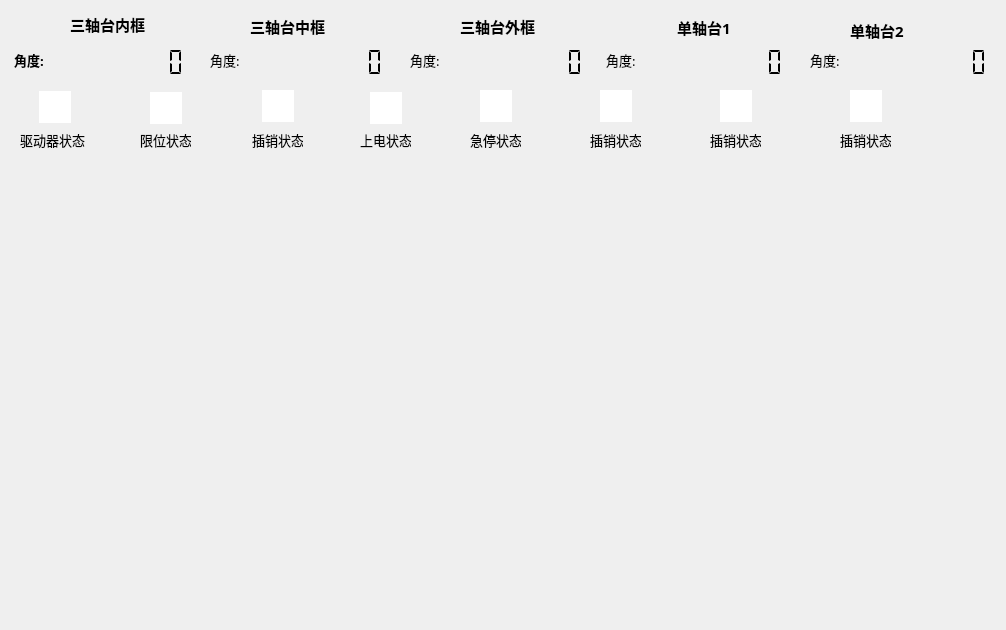
<?xml version="1.0" encoding="UTF-8"?>
<ui version="4.0">
 <class>Dialog</class>
 <widget class="QDialog" name="Dialog">
  <property name="geometry">
   <rect>
    <x>0</x>
    <y>0</y>
    <width>1006</width>
    <height>630</height>
   </rect>
  </property>
  <property name="windowTitle">
   <string>Dialog</string>
  </property>
  <property name="modal">
   <bool>false</bool>
  </property>
  <widget class="QLabel" name="label">
   <property name="geometry">
    <rect>
     <x>70</x>
     <y>14</y>
     <width>81</width>
     <height>20</height>
    </rect>
   </property>
   <property name="font">
    <font>
     <family>微软雅黑</family>
     <pointsize>11</pointsize>
     <weight>75</weight>
     <bold>true</bold>
    </font>
   </property>
   <property name="frameShape">
    <enum>QFrame::NoFrame</enum>
   </property>
   <property name="frameShadow">
    <enum>QFrame::Plain</enum>
   </property>
   <property name="text">
    <string>三轴台内框</string>
   </property>
  </widget>
  <widget class="QLCDNumber" name="LCD_STATUS_POSITION_A">
   <property name="geometry">
    <rect>
     <x>41</x>
     <y>47</y>
     <width>161</width>
     <height>31</height>
    </rect>
   </property>
   <property name="frameShape">
    <enum>QFrame::NoFrame</enum>
   </property>
   <property name="smallDecimalPoint">
    <bool>true</bool>
   </property>
   <property name="digitCount">
    <number>8</number>
   </property>
   <property name="segmentStyle">
    <enum>QLCDNumber::Flat</enum>
   </property>
   <property name="value" stdset="0">
    <double>0.000000000000000</double>
   </property>
  </widget>
  <widget class="QLCDNumber" name="LCD_STATUS_POSITION_E">
   <property name="geometry">
    <rect>
     <x>839</x>
     <y>47</y>
     <width>171</width>
     <height>31</height>
    </rect>
   </property>
   <property name="frameShape">
    <enum>QFrame::NoFrame</enum>
   </property>
   <property name="smallDecimalPoint">
    <bool>true</bool>
   </property>
   <property name="digitCount">
    <number>8</number>
   </property>
   <property name="segmentStyle">
    <enum>QLCDNumber::Flat</enum>
   </property>
   <property name="value" stdset="0">
    <double>0.000000000000000</double>
   </property>
  </widget>
  <widget class="QLCDNumber" name="LCD_STATUS_POSITION_B">
   <property name="geometry">
    <rect>
     <x>240</x>
     <y>47</y>
     <width>161</width>
     <height>31</height>
    </rect>
   </property>
   <property name="frameShape">
    <enum>QFrame::NoFrame</enum>
   </property>
   <property name="smallDecimalPoint">
    <bool>true</bool>
   </property>
   <property name="digitCount">
    <number>8</number>
   </property>
   <property name="segmentStyle">
    <enum>QLCDNumber::Flat</enum>
   </property>
   <property name="value" stdset="0">
    <double>0.000000000000000</double>
   </property>
  </widget>
  <widget class="QLCDNumber" name="LCD_STATUS_POSITION_C">
   <property name="geometry">
    <rect>
     <x>440</x>
     <y>47</y>
     <width>161</width>
     <height>31</height>
    </rect>
   </property>
   <property name="frameShape">
    <enum>QFrame::NoFrame</enum>
   </property>
   <property name="smallDecimalPoint">
    <bool>true</bool>
   </property>
   <property name="digitCount">
    <number>8</number>
   </property>
   <property name="segmentStyle">
    <enum>QLCDNumber::Flat</enum>
   </property>
   <property name="value" stdset="0">
    <double>0.000000000000000</double>
   </property>
  </widget>
  <widget class="QLCDNumber" name="LCD_STATUS_POSITION_D">
   <property name="geometry">
    <rect>
     <x>635</x>
     <y>47</y>
     <width>171</width>
     <height>31</height>
    </rect>
   </property>
   <property name="frameShape">
    <enum>QFrame::NoFrame</enum>
   </property>
   <property name="smallDecimalPoint">
    <bool>true</bool>
   </property>
   <property name="digitCount">
    <number>8</number>
   </property>
   <property name="segmentStyle">
    <enum>QLCDNumber::Flat</enum>
   </property>
   <property name="value" stdset="0">
    <double>0.000000000000000</double>
   </property>
  </widget>
  <widget class="QLabel" name="LABEL_STATUS_TITLE_A">
   <property name="geometry">
    <rect>
     <x>14</x>
     <y>50</y>
     <width>31</width>
     <height>20</height>
    </rect>
   </property>
   <property name="font">
    <font>
     <family>微软雅黑</family>
     <pointsize>10</pointsize>
     <weight>75</weight>
     <bold>true</bold>
    </font>
   </property>
   <property name="frameShape">
    <enum>QFrame::NoFrame</enum>
   </property>
   <property name="frameShadow">
    <enum>QFrame::Plain</enum>
   </property>
   <property name="text">
    <string>角度:</string>
   </property>
  </widget>
  <widget class="QLabel" name="LABEL_STATUS_POSITION_B">
   <property name="enabled">
    <bool>true</bool>
   </property>
   <property name="geometry">
    <rect>
     <x>210</x>
     <y>50</y>
     <width>31</width>
     <height>20</height>
    </rect>
   </property>
   <property name="font">
    <font>
     <family>微软雅黑</family>
     <pointsize>10</pointsize>
     <weight>50</weight>
     <bold>false</bold>
    </font>
   </property>
   <property name="frameShape">
    <enum>QFrame::NoFrame</enum>
   </property>
   <property name="frameShadow">
    <enum>QFrame::Plain</enum>
   </property>
   <property name="text">
    <string>角度:</string>
   </property>
  </widget>
  <widget class="QLabel" name="LABEL_STATUS_POSITION_C">
   <property name="geometry">
    <rect>
     <x>410</x>
     <y>50</y>
     <width>31</width>
     <height>20</height>
    </rect>
   </property>
   <property name="font">
    <font>
     <family>微软雅黑</family>
     <pointsize>10</pointsize>
     <weight>50</weight>
     <bold>false</bold>
    </font>
   </property>
   <property name="frameShape">
    <enum>QFrame::NoFrame</enum>
   </property>
   <property name="frameShadow">
    <enum>QFrame::Plain</enum>
   </property>
   <property name="text">
    <string>角度:</string>
   </property>
  </widget>
  <widget class="QLabel" name="LABEL_STATUS_POSITION_D">
   <property name="geometry">
    <rect>
     <x>606</x>
     <y>50</y>
     <width>31</width>
     <height>20</height>
    </rect>
   </property>
   <property name="font">
    <font>
     <family>微软雅黑</family>
     <pointsize>10</pointsize>
     <weight>50</weight>
     <bold>false</bold>
    </font>
   </property>
   <property name="frameShape">
    <enum>QFrame::NoFrame</enum>
   </property>
   <property name="frameShadow">
    <enum>QFrame::Plain</enum>
   </property>
   <property name="text">
    <string>角度:</string>
   </property>
  </widget>
  <widget class="QLabel" name="LABEL_STATUS_POSITION_E">
   <property name="geometry">
    <rect>
     <x>810</x>
     <y>50</y>
     <width>31</width>
     <height>20</height>
    </rect>
   </property>
   <property name="font">
    <font>
     <family>微软雅黑</family>
     <pointsize>10</pointsize>
     <weight>50</weight>
     <bold>false</bold>
    </font>
   </property>
   <property name="frameShape">
    <enum>QFrame::NoFrame</enum>
   </property>
   <property name="frameShadow">
    <enum>QFrame::Plain</enum>
   </property>
   <property name="text">
    <string>角度:</string>
   </property>
  </widget>
  <widget class="QLabel" name="LABEL_STATUS_TITLE_B">
   <property name="geometry">
    <rect>
     <x>250</x>
     <y>16</y>
     <width>81</width>
     <height>20</height>
    </rect>
   </property>
   <property name="font">
    <font>
     <family>微软雅黑</family>
     <pointsize>11</pointsize>
     <weight>75</weight>
     <bold>true</bold>
    </font>
   </property>
   <property name="frameShape">
    <enum>QFrame::NoFrame</enum>
   </property>
   <property name="frameShadow">
    <enum>QFrame::Plain</enum>
   </property>
   <property name="text">
    <string>三轴台中框</string>
   </property>
  </widget>
  <widget class="QLabel" name="LABEL_STATUS_TITLE_C">
   <property name="geometry">
    <rect>
     <x>460</x>
     <y>16</y>
     <width>81</width>
     <height>20</height>
    </rect>
   </property>
   <property name="font">
    <font>
     <family>微软雅黑</family>
     <pointsize>11</pointsize>
     <weight>75</weight>
     <bold>true</bold>
    </font>
   </property>
   <property name="frameShape">
    <enum>QFrame::NoFrame</enum>
   </property>
   <property name="frameShadow">
    <enum>QFrame::Plain</enum>
   </property>
   <property name="text">
    <string>三轴台外框</string>
   </property>
  </widget>
  <widget class="QLabel" name="LABEL_STATUS_TITLE_D">
   <property name="geometry">
    <rect>
     <x>677</x>
     <y>17</y>
     <width>61</width>
     <height>20</height>
    </rect>
   </property>
   <property name="font">
    <font>
     <family>微软雅黑</family>
     <pointsize>11</pointsize>
     <weight>75</weight>
     <bold>true</bold>
    </font>
   </property>
   <property name="frameShape">
    <enum>QFrame::NoFrame</enum>
   </property>
   <property name="frameShadow">
    <enum>QFrame::Plain</enum>
   </property>
   <property name="text">
    <string>单轴台1</string>
   </property>
  </widget>
  <widget class="QLabel" name="LABEL_STATUS_TITLE_E">
   <property name="geometry">
    <rect>
     <x>850</x>
     <y>20</y>
     <width>61</width>
     <height>20</height>
    </rect>
   </property>
   <property name="font">
    <font>
     <family>微软雅黑</family>
     <pointsize>11</pointsize>
     <weight>75</weight>
     <bold>true</bold>
    </font>
   </property>
   <property name="frameShape">
    <enum>QFrame::NoFrame</enum>
   </property>
   <property name="frameShadow">
    <enum>QFrame::Plain</enum>
   </property>
   <property name="text">
    <string>单轴台2</string>
   </property>
  </widget>
  <widget class="QGraphicsView" name="IMAGE_STATUS_DRIVER_FAULT">
   <property name="geometry">
    <rect>
     <x>39</x>
     <y>91</y>
     <width>32</width>
     <height>32</height>
    </rect>
   </property>
   <property name="frameShape">
    <enum>QFrame::NoFrame</enum>
   </property>
   <property name="frameShadow">
    <enum>QFrame::Sunken</enum>
   </property>
   <property name="backgroundBrush">
    <brush brushstyle="SolidPattern">
     <color alpha="255">
      <red>240</red>
      <green>240</green>
      <blue>240</blue>
     </color>
    </brush>
   </property>
   <property name="foregroundBrush">
    <brush brushstyle="NoBrush">
     <color alpha="255">
      <red>240</red>
      <green>240</green>
      <blue>240</blue>
     </color>
    </brush>
   </property>
  </widget>
  <widget class="QLabel" name="LABEL_STATUS_TITLE_DRIVER">
   <property name="geometry">
    <rect>
     <x>20</x>
     <y>130</y>
     <width>71</width>
     <height>20</height>
    </rect>
   </property>
   <property name="font">
    <font>
     <family>微软雅黑</family>
     <pointsize>10</pointsize>
     <weight>50</weight>
     <bold>false</bold>
    </font>
   </property>
   <property name="frameShape">
    <enum>QFrame::NoFrame</enum>
   </property>
   <property name="frameShadow">
    <enum>QFrame::Plain</enum>
   </property>
   <property name="text">
    <string>驱动器状态</string>
   </property>
  </widget>
  <widget class="QGraphicsView" name="IMAGE_STATUS_REACH_LIMIT">
   <property name="geometry">
    <rect>
     <x>150</x>
     <y>92</y>
     <width>32</width>
     <height>32</height>
    </rect>
   </property>
   <property name="frameShape">
    <enum>QFrame::NoFrame</enum>
   </property>
   <property name="frameShadow">
    <enum>QFrame::Sunken</enum>
   </property>
   <property name="backgroundBrush">
    <brush brushstyle="SolidPattern">
     <color alpha="255">
      <red>240</red>
      <green>240</green>
      <blue>240</blue>
     </color>
    </brush>
   </property>
   <property name="foregroundBrush">
    <brush brushstyle="NoBrush">
     <color alpha="255">
      <red>240</red>
      <green>240</green>
      <blue>240</blue>
     </color>
    </brush>
   </property>
  </widget>
  <widget class="QLabel" name="LABEL_STATUS_TITLE_LIMIT">
   <property name="geometry">
    <rect>
     <x>140</x>
     <y>130</y>
     <width>51</width>
     <height>20</height>
    </rect>
   </property>
   <property name="font">
    <font>
     <family>微软雅黑</family>
     <pointsize>10</pointsize>
     <weight>50</weight>
     <bold>false</bold>
    </font>
   </property>
   <property name="frameShape">
    <enum>QFrame::NoFrame</enum>
   </property>
   <property name="frameShadow">
    <enum>QFrame::Plain</enum>
   </property>
   <property name="text">
    <string>限位状态</string>
   </property>
  </widget>
  <widget class="QGraphicsView" name="IMAGE_STATUS_BOLT_ON">
   <property name="geometry">
    <rect>
     <x>262</x>
     <y>90</y>
     <width>32</width>
     <height>32</height>
    </rect>
   </property>
   <property name="frameShape">
    <enum>QFrame::NoFrame</enum>
   </property>
   <property name="frameShadow">
    <enum>QFrame::Sunken</enum>
   </property>
   <property name="backgroundBrush">
    <brush brushstyle="SolidPattern">
     <color alpha="255">
      <red>240</red>
      <green>240</green>
      <blue>240</blue>
     </color>
    </brush>
   </property>
   <property name="foregroundBrush">
    <brush brushstyle="NoBrush">
     <color alpha="255">
      <red>240</red>
      <green>240</green>
      <blue>240</blue>
     </color>
    </brush>
   </property>
  </widget>
  <widget class="QLabel" name="LABEL_STATUS_TITLE_BOLT">
   <property name="geometry">
    <rect>
     <x>252</x>
     <y>130</y>
     <width>51</width>
     <height>20</height>
    </rect>
   </property>
   <property name="font">
    <font>
     <family>微软雅黑</family>
     <pointsize>10</pointsize>
     <weight>50</weight>
     <bold>false</bold>
    </font>
   </property>
   <property name="frameShape">
    <enum>QFrame::NoFrame</enum>
   </property>
   <property name="frameShadow">
    <enum>QFrame::Plain</enum>
   </property>
   <property name="text">
    <string>插销状态</string>
   </property>
  </widget>
  <widget class="QGraphicsView" name="IMAGE_STATUS_BOLT_ON_2">
   <property name="geometry">
    <rect>
     <x>370</x>
     <y>92</y>
     <width>32</width>
     <height>32</height>
    </rect>
   </property>
   <property name="frameShape">
    <enum>QFrame::NoFrame</enum>
   </property>
   <property name="frameShadow">
    <enum>QFrame::Sunken</enum>
   </property>
   <property name="backgroundBrush">
    <brush brushstyle="SolidPattern">
     <color alpha="255">
      <red>240</red>
      <green>240</green>
      <blue>240</blue>
     </color>
    </brush>
   </property>
   <property name="foregroundBrush">
    <brush brushstyle="NoBrush">
     <color alpha="255">
      <red>240</red>
      <green>240</green>
      <blue>240</blue>
     </color>
    </brush>
   </property>
  </widget>
  <widget class="QLabel" name="LABEL_STATUS_TITLE_BOLT_2">
   <property name="geometry">
    <rect>
     <x>360</x>
     <y>130</y>
     <width>51</width>
     <height>20</height>
    </rect>
   </property>
   <property name="font">
    <font>
     <family>微软雅黑</family>
     <pointsize>10</pointsize>
     <weight>50</weight>
     <bold>false</bold>
    </font>
   </property>
   <property name="frameShape">
    <enum>QFrame::NoFrame</enum>
   </property>
   <property name="frameShadow">
    <enum>QFrame::Plain</enum>
   </property>
   <property name="text">
    <string>上电状态</string>
   </property>
  </widget>
  <widget class="QLabel" name="LABEL_STATUS_TITLE_BOLT_3">
   <property name="geometry">
    <rect>
     <x>470</x>
     <y>130</y>
     <width>51</width>
     <height>20</height>
    </rect>
   </property>
   <property name="font">
    <font>
     <family>微软雅黑</family>
     <pointsize>10</pointsize>
     <weight>50</weight>
     <bold>false</bold>
    </font>
   </property>
   <property name="frameShape">
    <enum>QFrame::NoFrame</enum>
   </property>
   <property name="frameShadow">
    <enum>QFrame::Plain</enum>
   </property>
   <property name="text">
    <string>急停状态</string>
   </property>
  </widget>
  <widget class="QGraphicsView" name="IMAGE_STATUS_BOLT_ON_3">
   <property name="geometry">
    <rect>
     <x>480</x>
     <y>90</y>
     <width>32</width>
     <height>32</height>
    </rect>
   </property>
   <property name="frameShape">
    <enum>QFrame::NoFrame</enum>
   </property>
   <property name="frameShadow">
    <enum>QFrame::Sunken</enum>
   </property>
   <property name="backgroundBrush">
    <brush brushstyle="SolidPattern">
     <color alpha="255">
      <red>240</red>
      <green>240</green>
      <blue>240</blue>
     </color>
    </brush>
   </property>
   <property name="foregroundBrush">
    <brush brushstyle="NoBrush">
     <color alpha="255">
      <red>240</red>
      <green>240</green>
      <blue>240</blue>
     </color>
    </brush>
   </property>
  </widget>
  <widget class="QLabel" name="LABEL_STATUS_TITLE_BOLT_4">
   <property name="geometry">
    <rect>
     <x>590</x>
     <y>130</y>
     <width>51</width>
     <height>20</height>
    </rect>
   </property>
   <property name="font">
    <font>
     <family>微软雅黑</family>
     <pointsize>10</pointsize>
     <weight>50</weight>
     <bold>false</bold>
    </font>
   </property>
   <property name="frameShape">
    <enum>QFrame::NoFrame</enum>
   </property>
   <property name="frameShadow">
    <enum>QFrame::Plain</enum>
   </property>
   <property name="text">
    <string>插销状态</string>
   </property>
  </widget>
  <widget class="QGraphicsView" name="IMAGE_STATUS_BOLT_ON_4">
   <property name="geometry">
    <rect>
     <x>600</x>
     <y>90</y>
     <width>32</width>
     <height>32</height>
    </rect>
   </property>
   <property name="frameShape">
    <enum>QFrame::NoFrame</enum>
   </property>
   <property name="frameShadow">
    <enum>QFrame::Sunken</enum>
   </property>
   <property name="backgroundBrush">
    <brush brushstyle="SolidPattern">
     <color alpha="255">
      <red>240</red>
      <green>240</green>
      <blue>240</blue>
     </color>
    </brush>
   </property>
   <property name="foregroundBrush">
    <brush brushstyle="NoBrush">
     <color alpha="255">
      <red>240</red>
      <green>240</green>
      <blue>240</blue>
     </color>
    </brush>
   </property>
  </widget>
  <widget class="QLabel" name="LABEL_STATUS_TITLE_BOLT_5">
   <property name="geometry">
    <rect>
     <x>710</x>
     <y>130</y>
     <width>51</width>
     <height>20</height>
    </rect>
   </property>
   <property name="font">
    <font>
     <family>微软雅黑</family>
     <pointsize>10</pointsize>
     <weight>50</weight>
     <bold>false</bold>
    </font>
   </property>
   <property name="frameShape">
    <enum>QFrame::NoFrame</enum>
   </property>
   <property name="frameShadow">
    <enum>QFrame::Plain</enum>
   </property>
   <property name="text">
    <string>插销状态</string>
   </property>
  </widget>
  <widget class="QGraphicsView" name="IMAGE_STATUS_BOLT_ON_5">
   <property name="geometry">
    <rect>
     <x>720</x>
     <y>90</y>
     <width>32</width>
     <height>32</height>
    </rect>
   </property>
   <property name="frameShape">
    <enum>QFrame::NoFrame</enum>
   </property>
   <property name="frameShadow">
    <enum>QFrame::Sunken</enum>
   </property>
   <property name="backgroundBrush">
    <brush brushstyle="SolidPattern">
     <color alpha="255">
      <red>240</red>
      <green>240</green>
      <blue>240</blue>
     </color>
    </brush>
   </property>
   <property name="foregroundBrush">
    <brush brushstyle="NoBrush">
     <color alpha="255">
      <red>240</red>
      <green>240</green>
      <blue>240</blue>
     </color>
    </brush>
   </property>
  </widget>
  <widget class="QLabel" name="LABEL_STATUS_TITLE_BOLT_6">
   <property name="geometry">
    <rect>
     <x>840</x>
     <y>130</y>
     <width>51</width>
     <height>20</height>
    </rect>
   </property>
   <property name="font">
    <font>
     <family>微软雅黑</family>
     <pointsize>10</pointsize>
     <weight>50</weight>
     <bold>false</bold>
    </font>
   </property>
   <property name="frameShape">
    <enum>QFrame::NoFrame</enum>
   </property>
   <property name="frameShadow">
    <enum>QFrame::Plain</enum>
   </property>
   <property name="text">
    <string>插销状态</string>
   </property>
  </widget>
  <widget class="QGraphicsView" name="IMAGE_STATUS_BOLT_ON_6">
   <property name="geometry">
    <rect>
     <x>850</x>
     <y>90</y>
     <width>32</width>
     <height>32</height>
    </rect>
   </property>
   <property name="frameShape">
    <enum>QFrame::NoFrame</enum>
   </property>
   <property name="frameShadow">
    <enum>QFrame::Sunken</enum>
   </property>
   <property name="backgroundBrush">
    <brush brushstyle="SolidPattern">
     <color alpha="255">
      <red>240</red>
      <green>240</green>
      <blue>240</blue>
     </color>
    </brush>
   </property>
   <property name="foregroundBrush">
    <brush brushstyle="NoBrush">
     <color alpha="255">
      <red>240</red>
      <green>240</green>
      <blue>240</blue>
     </color>
    </brush>
   </property>
  </widget>
 </widget>
 <resources/>
 <connections/>
</ui>
